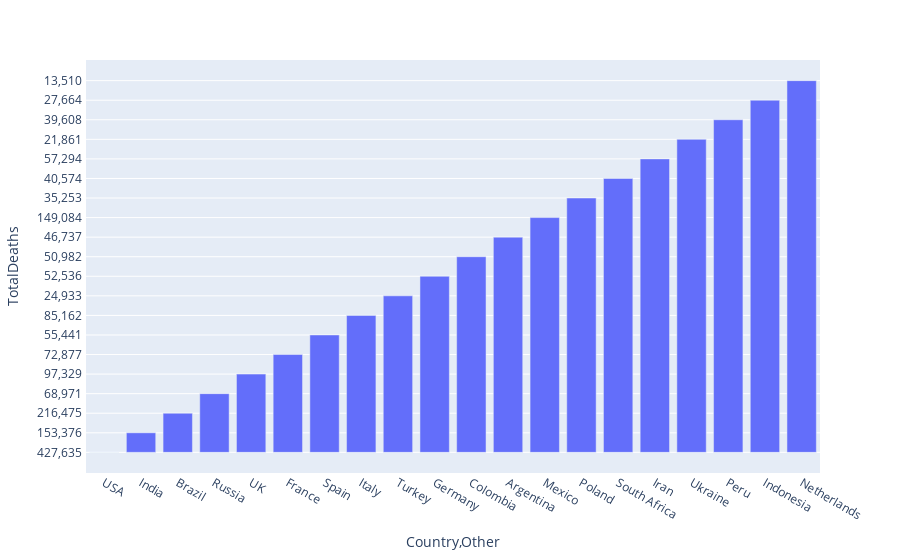

Notebook code cell kept with this figure:
### Code cell
import plotly.express as px
df1 = df.iloc[0:20]
fig = px.bar(df1, x="Country,Other", y="TotalDeaths",
             hover_data=['TotalRecovered'],barmode = 'stack')
fig.show()

### Figure 1 — Plotly figure (JSON) as saved in the notebook; plotly's stock layout.template omitted (floating-point values rounded to 4 significant figures)
{"data": [{"alignmentgroup": "True", "customdata": [["15,330,949"], ["10,316,786"], ["7,628,438"], ["3,109,315"], ["1,616,307"], ["216,725"], [null], ["1,871,189"], ["2,301,861"], ["1,807,500"], ["1,822,309"], ["1,646,668"], ["1,306,138"], ["1,222,782"], ["1,217,492"], ["1,158,475"], ["947,514"], ["1,007,748"], ["791,059"], [null]], "hovertemplate": "Country,Other=%{x}<br>TotalDeaths=%{y}<br>TotalRecovered=%{customdata[0]}<extra></extra>", "legendgroup": "", "marker": {"color": "#636efa"}, "name": "", "offsetgroup": "", "orientation": "v", "showlegend": false, "textposition": "auto", "type": "bar", "x": ["USA", "India", "Brazil", "Russia", "UK", "France", "Spain", "Italy", "Turkey", "Germany", "Colombia", "Argentina", "Mexico", "Poland", "South Africa", "Iran", "Ukraine", "Peru", "Indonesia", "Netherlands"], "xaxis": "x", "y": ["427,635 ", "153,376 ", "216,475 ", "68,971 ", "97,329 ", "72,877 ", "55,441 ", "85,162 ", "24,933 ", "52,536 ", "50,982 ", "46,737 ", "149,084 ", "35,253 ", "40,574 ", "57,294 ", "21,861 ", "39,608 ", "27,664 ", "13,510 "], "yaxis": "y"}], "layout": {"barmode": "stack", "legend": {"tracegroupgap": 0}, "margin": {"t": 60}, "xaxis": {"anchor": "y", "domain": [0, 1], "title": {"text": "Country,Other"}}, "yaxis": {"anchor": "x", "domain": [0, 1], "title": {"text": "TotalDeaths"}}}}
